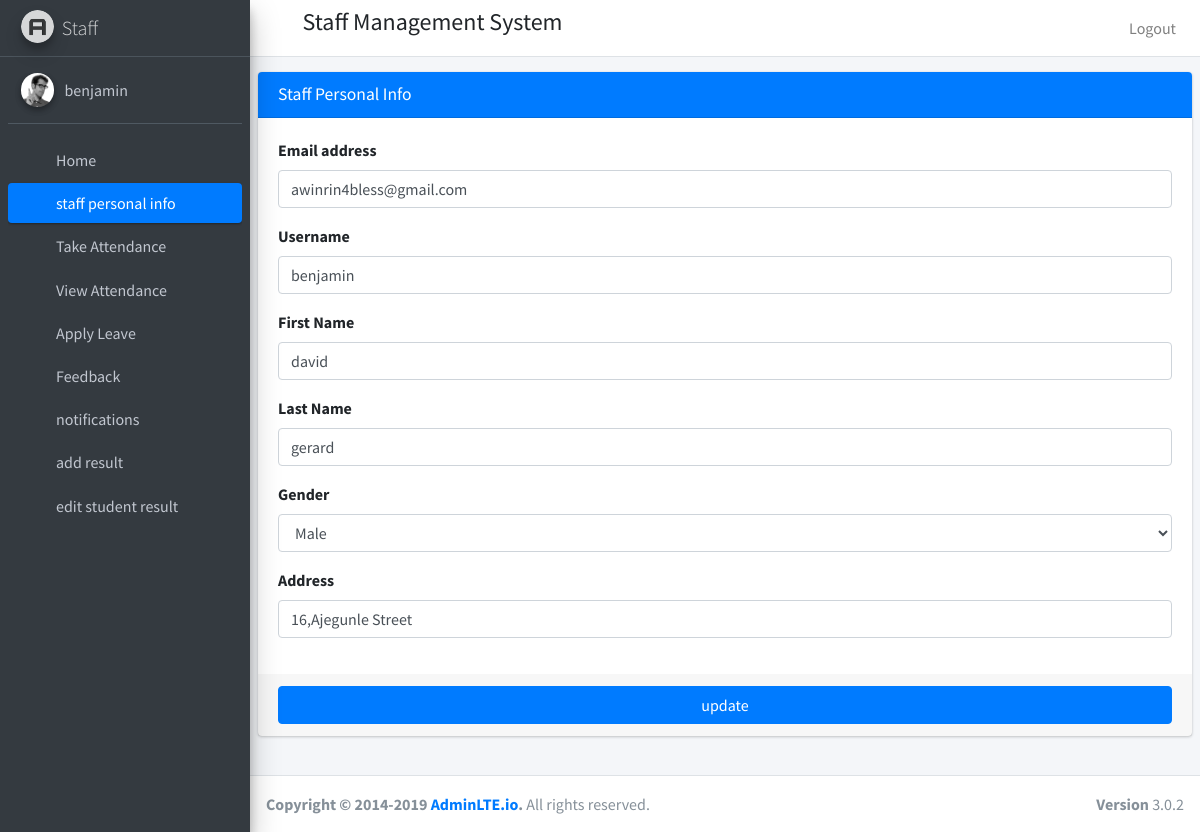
/staff_personal_info/ (signed in), run on the app's committed database.
### backend/models.py (models this page shows, shortened)
class CustomUser(AbstractUser):
    user_type_data = ((1,"AdminHod"),(2,"Staff"),(3,"Student"))
    user_type = models.CharField(default=1,choices=user_type_data,max_length=40)

class Staff(models.Model):
    user = models.OneToOneField(CustomUser,on_delete=models.CASCADE)
    gender = models.CharField(default='male',max_length=40)
    profile = models.ImageField(default='static/placeholder.png',upload_to='staff_profile_pics')
    address = models.TextField()
    fcm_token = models.TextField(default="")
    created_at = models.DateTimeField(auto_now_add=True)
    updated_at = models.DateTimeField(auto_now_add=True)

### backend/staffviews.py (the view)
# urls.py: path('staff_personal_info/', staffviews.staff_personal_info,name='staff_personal_info'),
def staff_personal_info(request):
    user_id = request.user.id
    user_obj = CustomUser.objects.get(id=user_id)
    staff_obj = Staff.objects.get(user=user_obj)
    context = {
        "staff":staff_obj
    }
    return render(request,"staff/staff_personal_info.html",context)

### backend/templates/staff/staff_personal_info.html (shortened to what this page needs)
{% extends 'staff/staff-base.html'%}
{% block main_content %}
<div class="col-md-12">
    <div class="card card-primary">
        <div class="card-header">
          <h3 class="card-title">Staff Personal Info</h3>
        </div>
        <form method="POST" action="{% url 'edit_staff_personal_info' %}" role="form">
          <div class="card-body">
            <div class="form-group">
              <label for="exampleInputEmail1">Email address</label>
              <input type="email" class="form-control" id="exampleInputEmail1" placeholder="Enter email" name="email" value="{{staff.user.email}}">
            </div>
            <div class="form-group">
                <label for="exampleInputEmail1">Username</label>
                <input type="text" class="form-control" placeholder="Enter Username" name="username" value="{{staff.user.username}}">
              </div>
            <div class="form-group">
                <label for="exampleInputEmail1">First Name</label>
                <input type="text" class="form-control" placeholder="Enter Firstname" name="firstname" value="{{staff.user.first_name}}">
              </div>
              <div class="form-group">
                <label for="exampleInputEmail1">Last Name</label>
                <input type="text" class="form-control" placeholder="Enter Lastname" name="lastname" value="{{staff.user.last_name}}">
              </div>
              <div class="form-group">
                <label>Gender</label>
                <select class="form-control" name="gender">
                  <option value="male" {% if value == staff.gender %} selected {% endif %}>Male</option>
              </select>
              </div>
              <div class="form-group">
                <label for="exampleInputEmail1">Address</label>
                <input type="text" class="form-control" placeholder="Enter Address" name="address" value="{{staff.address}}" >
              </div>
          </div>
          <div class="card-footer">
            <button type="submit" class="btn btn-primary btn-block">update</button>
          </div>
        </form>
      </div>
</div>
{% endblock%}

### backend/templates/staff/staff-sidebar.html
{% load static%}
<aside class="main-sidebar sidebar-dark-primary elevation-4">
    <a href="index3.html" class="brand-link">
      <img src="{% static 'dist/img/AdminLTELogo.png' %}" alt="AdminLTE Logo" class="brand-image img-circle elevation-3"
           style="opacity: .8">
      <span class="brand-text font-weight-light">Staff</span>
    </a>
    <div class="sidebar">
      <div class="user-panel mt-3 pb-3 mb-3 d-flex">
        <div class="image">
          <img src="{% static 'dist/img/user2-160x160.jpg' %}" class="img-circle elevation-2" alt="User Image">
        </div>
        <div class="info">
          <a href="#" class="d-block">{{user.username}}</a>
        </div>
      </div>
      {% url 'staff_home' as staff_home %}
      {% url 'take_attendance' as take_attendance %}
      {% url 'view_attendance_staff' as view_attendance %}
      {% url 'staff_apply_leave' as staff_apply_leave %}
      {% url 'feedback' as feedback %}
      {% url 'staff_personal_info' as staff_personal_info %}
      {% url 'staff_all_notification' as staff_all_notification %}
      {% url 'student_result' as student_result %}
      {% url 'edit_student_result' as edit_student_result %}
      <nav class="mt-2">
        <ul class="nav nav-pills nav-sidebar flex-column" data-widget="treeview" role="menu" data-accordion="false">
               <li class="nav-item">
                <a href="{{staff_home}}" class="nav-link {% if request.path == staff_home %}active{% endif %}">
                  <i class="nav-icon fas fa-th"></i>
                  <p>
                    Home
                  </p>
                </a>
              </li>
               <li class="nav-item">
                <a href="{{staff_personal_info}}" class="nav-link {% if request.path == staff_personal_info %}active{% endif %}">
                  <i class="nav-icon fas fa-th"></i>
                  <p>
                    staff personal info
                  </p>
                </a>
              </li>
          <li class="nav-item">
            <a href="{{take_attendance}}" class="nav-link {% if request.path == take_attendance %}active{% endif %}">
              <i class="nav-icon fas fa-th"></i>
              <p>
                Take Attendance
              </p>
            </a>
          </li>
          <li class="nav-item">
            <a href="{{view_attendance}}" class="nav-link {% if request.path == view_attendance %}active{% endif %}">
              <i class="nav-icon fas fa-th"></i>
              <p>
                View Attendance
              </p>
            </a>
          </li>
          <li class="nav-item">
            <a href="{{staff_apply_leave}}" class="nav-link {% if request.path == staff_apply_leave %}active{% endif %}">
              <i class="nav-icon fas fa-th"></i>
              <p>
                Apply Leave
              </p>
            </a>
          </li>
          <li class="nav-item">
            <a href="{{feedback}}" class="nav-link {% if request.path == feedback %}active{% endif %}">
              <i class="nav-icon fas fa-th"></i>
              <p>
                Feedback
              </p>
            </a>
          </li>
          <li class="nav-item">
            <a href="{{staff_all_notification}}" class="nav-link {% if request.path == staff_all_notification %}active{% endif %}">
              <i class="nav-icon fas fa-th"></i>
              <p>
                notifications
              </p>
            </a>
          </li>
          <li class="nav-item">
            <a href="{{student_result}}" class="nav-link {% if request.path == student_result %}active{% endif %}">
              <i class="nav-icon fas fa-th"></i>
              <p>
                add result
              </p>
            </a>
          </li>
          <li class="nav-item">
            <a href="{{edit_student_result}}" class="nav-link {% if request.path == edit_student_result %}active{% endif %}">
              <i class="nav-icon fas fa-th"></i>
              <p>
                edit student result
              </p>
            </a>
          </li>
        </ul>
      </nav>
    </div>
  </aside>

### data on the page
CustomUser: username "benjamin"
Staff: email "awinrin4bless@gmail.com", username "benjamin", firstname "david", lastname "gerard", address "16,Ajegunle Street"
